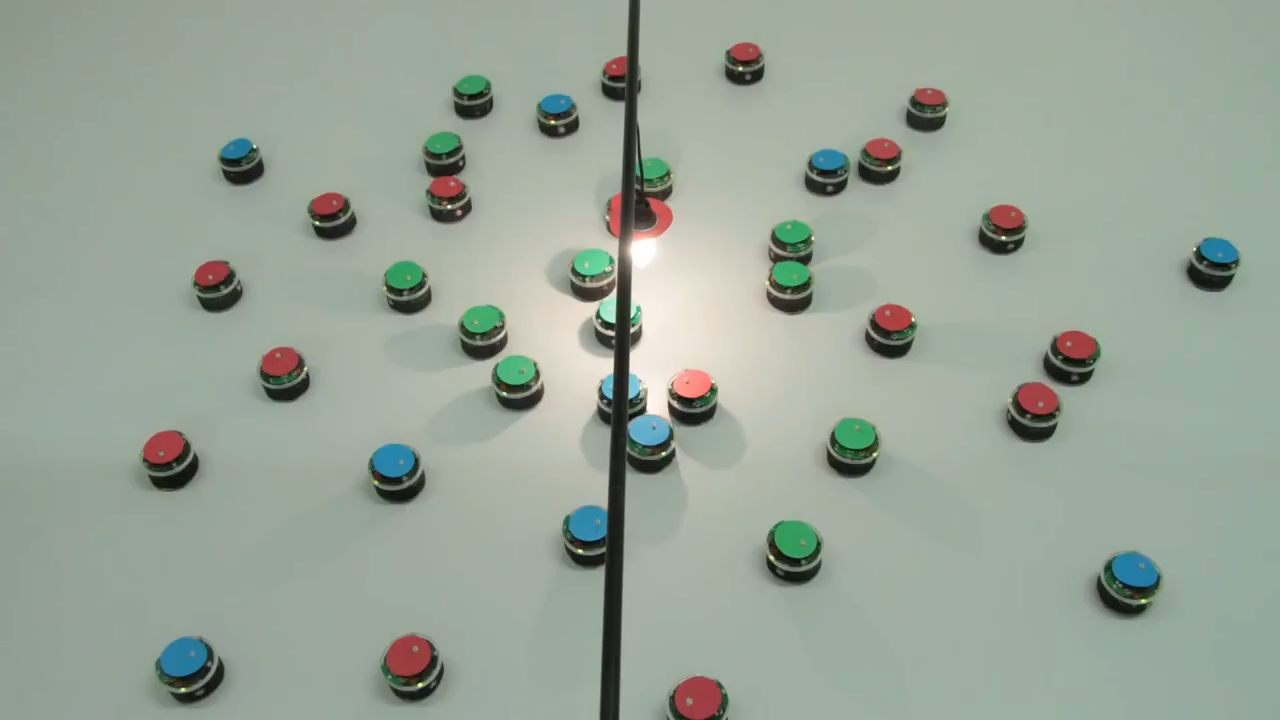
//> input picture ВодорезовГИ/lab 4/lab4Pictures/Robots/1.jpg, 1280 x 720 px, given in place of 1.bmp, which was not available
$ ./cv_lab_2   (built with g++ and OpenCV 4)
//> lines starting //> are read from the running program, lines starting //| are printed output that depends on the picture; after the words box and inside, x2 and y2 are one past the last pixel; in counts of white or black regions, pixels touching at a corner belong together; pictures that were not available may be replaced by others from this repository, and a replacement may not be noted
### ЧерновЕИ/lab_2/my_filter/closing_filter.h
#pragma once

#include <opencv2/opencv.hpp>

using namespace cv;
using namespace std;

class ClosingProcess	// Object is white
{
public:
	static const int OBJ;
	static const int BG;
	static const int CORE[9];
	static const int BORDER_WIDTH;

public:
	// 'src' without border, 'res' may be empty
	static int useClosingFilter(Mat& src, Mat& res);
	static int dilate(Mat& src, Mat& res);
	static int erode(Mat& src, Mat& res);

	// 'src' without border, 'res' may be empty
	static int borderReflect(Mat& src, Mat& res);

	// Without test of border
	static Mat cutBorder(Mat& img);
	static int cutBorder(Mat& img, Mat& res);

	// 'src' without border, 'dst' may be empty
	static int testOcvFilter(Mat& src, Mat& dst);

private:
	ClosingProcess() = default;
	~ClosingProcess() = default;

	// 'src' have border, 'res' may be empty
	static int prDilate(Mat& src, Mat& res);
	static int prErode(Mat& src, Mat& res);

	static int copyRow(int filledRow, int cleanRow, Mat & img);
	static int expandRow(int iImgRowNum, Mat& iImg, Mat& oImg);
	static void compareImg(Mat& firstImg, Mat& secondImg);
};


void pr(Mat& img);

### ЧерновЕИ/lab_2/my_filter/closing_filter.cpp
#include "closing_filter.h"

const int ClosingProcess::OBJ = 255;
const int ClosingProcess::BG = 0;
const int ClosingProcess::CORE[9] = {OBJ, OBJ, OBJ,
									BG, BG, BG,
									BG, BG, BG };
const int ClosingProcess::BORDER_WIDTH = 1;


int ClosingProcess::borderReflect(Mat& src, Mat& res)
{
	res = Mat(src.rows + (BORDER_WIDTH * 2), src.cols + (BORDER_WIDTH * 2), CV_8UC1);

	for (int row = 0; row < src.rows; row++)
	{
		expandRow(row, src, res);
	}

	for (int shift = 0; shift < BORDER_WIDTH; shift++)
	{
		int filledRow = BORDER_WIDTH + shift;
		int cleanRow = BORDER_WIDTH - 1 - shift;
		copyRow(filledRow, cleanRow, res);
	}

	for (int shift = 0; shift < BORDER_WIDTH; shift++)
	{
		int filledRow = res.rows - BORDER_WIDTH - 1 - shift;
		int cleanRow = res.rows - BORDER_WIDTH + shift;
		copyRow(filledRow, cleanRow, res);
	}
	return 0;
}

// [26 lines of commented-out code are left out]

// [112 lines left out: functions cutBorder, cutBorder, testOcvFilter, compareImg, prDilate, not called in this run]

int ClosingProcess::prErode(Mat& src, Mat& res)
{
	res = Mat(src.rows - BORDER_WIDTH * 2, src.cols - BORDER_WIDTH * 2, CV_8UC1);

	for (int row = BORDER_WIDTH; row < src.rows - BORDER_WIDTH; row++)
	{
		for (int col = BORDER_WIDTH; col < src.cols - BORDER_WIDTH; col++)
		{
			int resRow = row - BORDER_WIDTH;
			int resCol = col - BORDER_WIDTH;
			int iCore = 0;
			bool flag = false;
			for (int i = row - 1; i <= row + 1; i++)
			{
				for (int j = col - 1; j <= col + 1; j++)
				{
					if (CORE[iCore] == OBJ && src.at<uchar>(i, j) != OBJ)
					{
						res.at<uchar>(resRow, resCol) = BG;
						flag = true;
						break;
					}
					iCore++;
				}
				if (flag == true) break;
			}

			if (flag == false)
			{
				res.at<uchar>(resRow, resCol) = OBJ;
			}
		}
	}

	return 0;
}

// [16 lines left out: functions useClosingFilter, dilate, not called in this run]

int ClosingProcess::erode(Mat& src, Mat& res)
{
	Mat temp;
	src.copyTo(temp);
	borderReflect(src, temp);
	prErode(temp, res);
	return 0;
}

int ClosingProcess::copyRow(int filledRow, int cleanRow, Mat & img)
{
	for (int col = 0; col < img.cols; col++)
	{
		img.at<uchar>(cleanRow, col) = img.at<uchar>(filledRow, col);
	}
	return 0;
}

int ClosingProcess::expandRow(int iImgRowNum, Mat& iImg, Mat& oImg)
{
	int oImgRowNum = iImgRowNum + BORDER_WIDTH;

	for (int shift = 0; shift < BORDER_WIDTH; shift++)
	{
		int cleanCol = BORDER_WIDTH - 1 - shift;
		oImg.at<uchar>(oImgRowNum, cleanCol) = iImg.at<uchar>(iImgRowNum, shift);
	}

	for (int col = 0; col < iImg.cols; col++)
	{
		oImg.at<uchar>(oImgRowNum, col + BORDER_WIDTH) = iImg.at<uchar>(iImgRowNum, col);
	}

	for (int shift = 0; shift < BORDER_WIDTH; shift++)
	{
		int cleanCol = oImg.cols - 1 - shift;
		int filledCol = iImg.cols - BORDER_WIDTH + shift;
		oImg.at<uchar>(oImgRowNum, cleanCol) = iImg.at<uchar>(iImgRowNum, filledCol);
	}
	return 0;
}

// [6 lines left out: function pr, not called in this run]

### ЧерновЕИ/lab_2/cv_lab_2.cpp
#include <iostream>
#include <opencv2/opencv.hpp>

#include "my_filter/closing_filter.h"

using namespace std;
using namespace cv;

int main()
{
    //string basePath = ""
    Mat src = imread("../res/1.bmp", CV_8UC1);
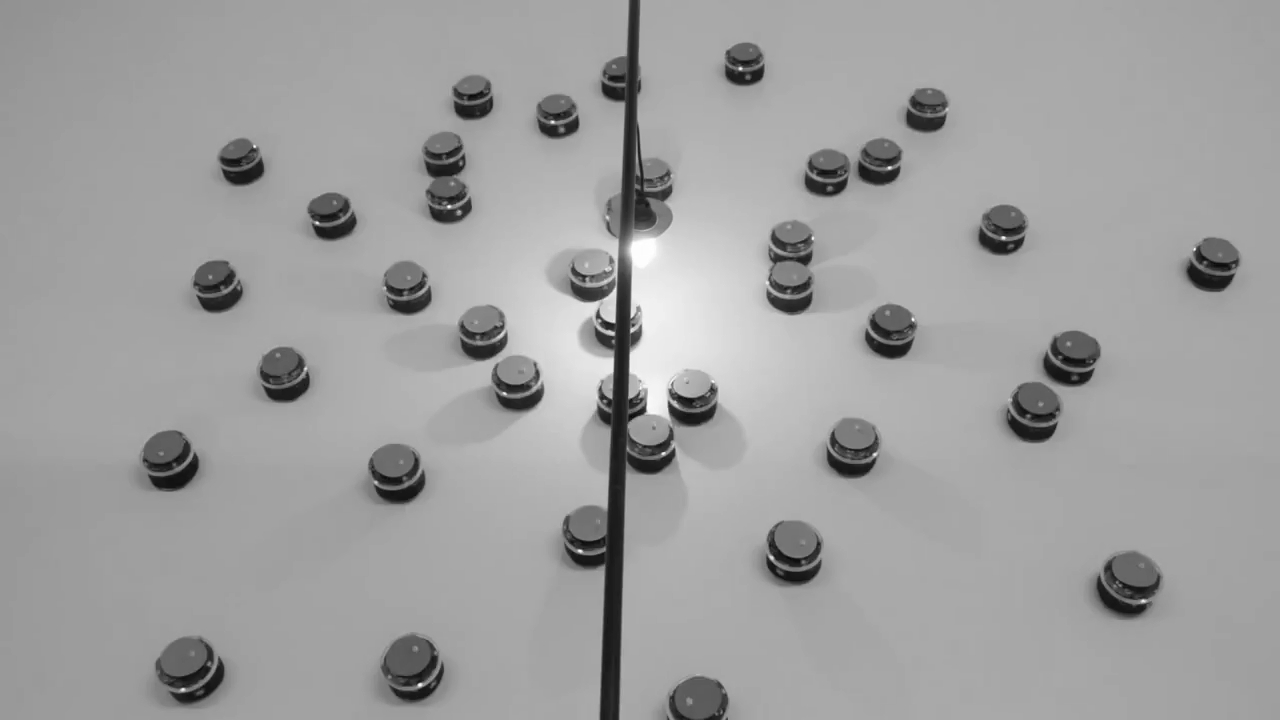
//> src: 720 rows x 1280 cols, CV_8UC1; min 4, max 255, mean 159

    namedWindow("img");
    imshow("img", src);

    Mat buff;
    src.copyTo(buff);
    uint8_t data[9] = { 255, 255, 255, 0, 0, 0, 0, 0, 0 };
    Mat kernel(3, 3, CV_8UC1, data);
    while (true)
    {
        Mat temp;
        buff.copyTo(temp);

        switch ((char)waitKey(0))
//> the 'e' key is pressed
        {
        case 'd':
            ClosingProcess::dilate(buff, temp);
            break;
        case 'e':
            ClosingProcess::erode(buff, temp);
//> the loop in borderReflect, `for (int shift = 0; shift < BORDER_WIDTH; shift++)` made 1 pass
//> pass 1, in borderReflect, `copyRow(filledRow, cleanRow, res);`:
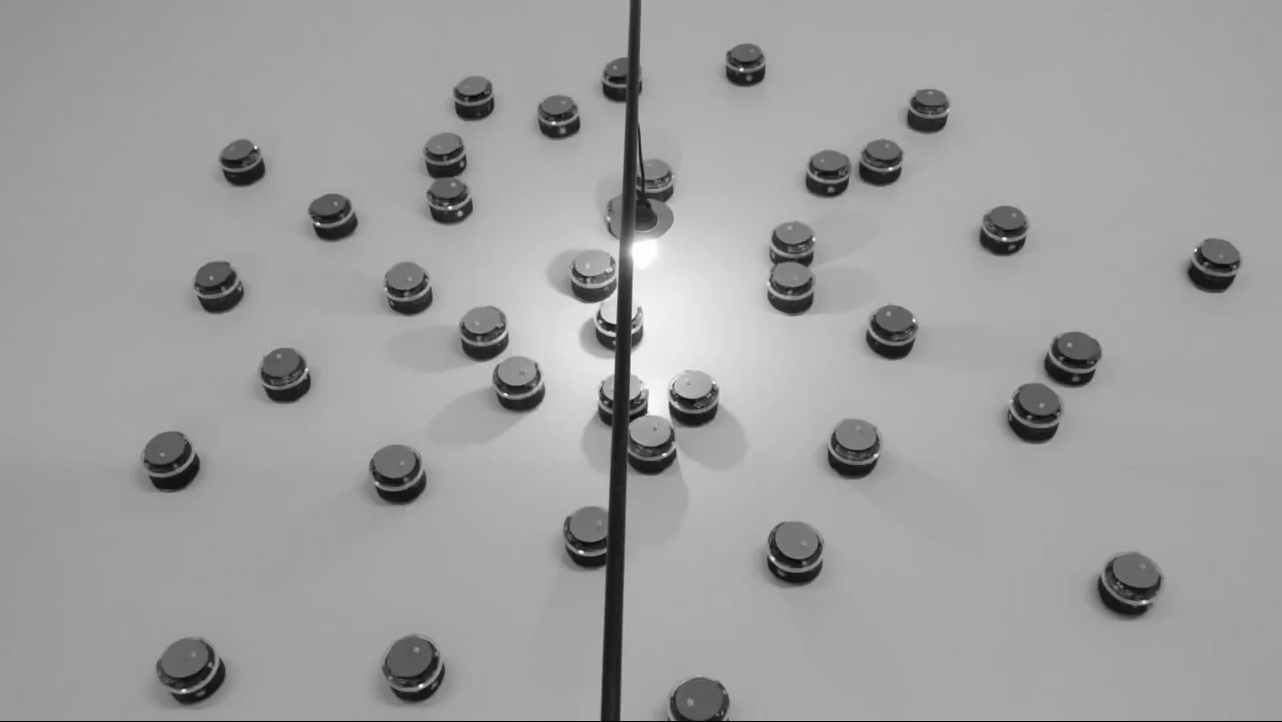
//> res: 722 rows x 1282 cols, CV_8UC1; min 0, max 255, mean 158.8
//> the loop in borderReflect, `for (int shift = 0; shift < BORDER_WIDTH; shift++)` made 1 pass
//> pass 1, in borderReflect, `copyRow(filledRow, cleanRow, res);`:
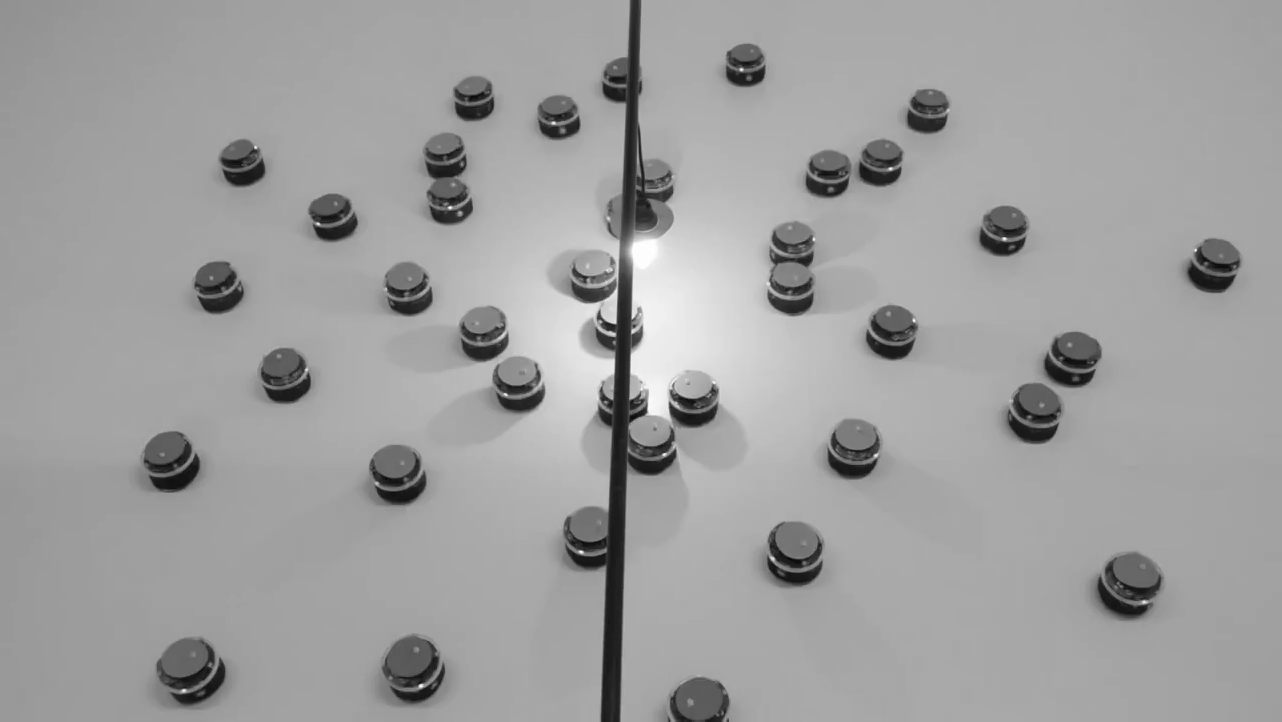
//> res: 722 rows x 1282 cols, CV_8UC1; 0.14% of pixels changed, all inside (x1, y1, x2, y2) = (0, 721, 1282, 722)
//> after the loop in prErode, `for (int row = BORDER_WIDTH; row < src.rows - BORDER_WIDTH; row++)`:
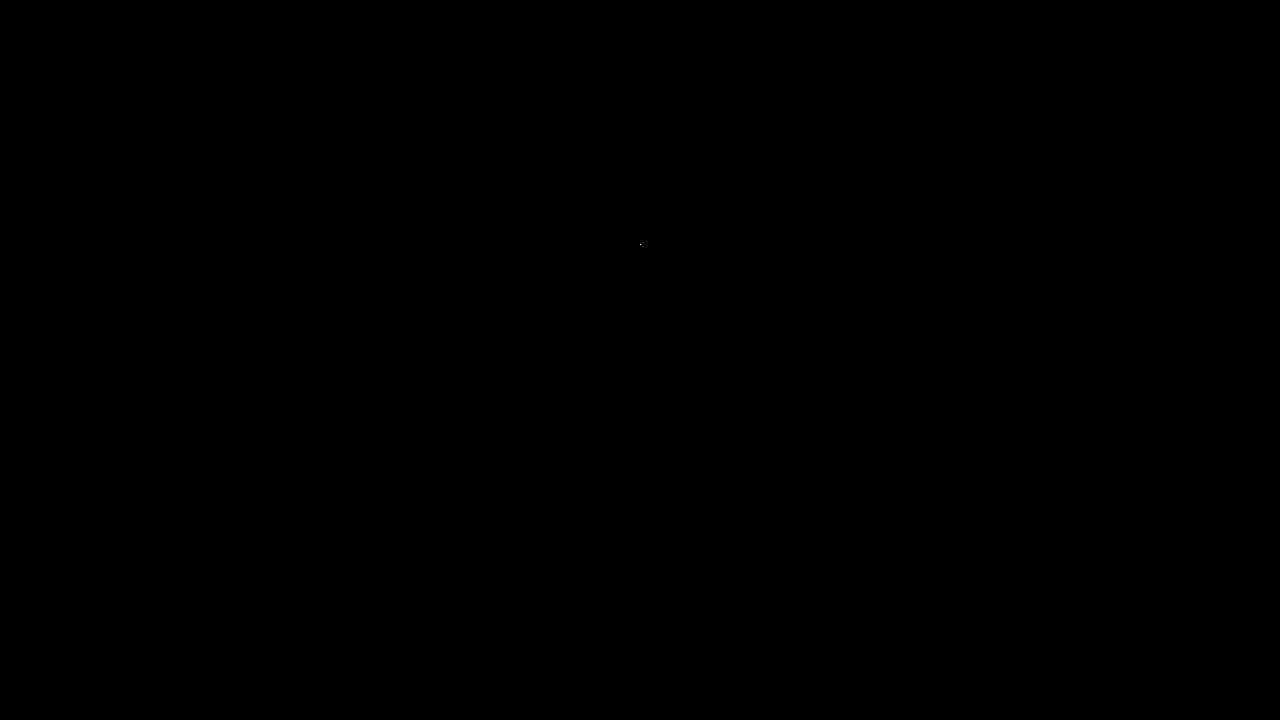
//> res: 720 rows x 1280 cols, CV_8UC1; 0% white in thin lines or dots, all inside (x1, y1, x2, y2) = (640, 244, 641, 245)
            break;
        case 'b':
            ClosingProcess::borderReflect(buff, temp);
            imshow("img", temp);
            temp = ClosingProcess::cutBorder(temp);
            waitKey(0);
            break;
        case 'f':
            ClosingProcess::useClosingFilter(buff, temp);
            break;
        case 't':
            cout << endl;
            ClosingProcess::testOcvFilter(src, temp);
            break;
        case 'u':
            morphologyEx(buff, temp, MORPH_CLOSE, kernel, Point(1, 1), 1, BORDER_REFLECT);
            break;
        case 'i':
            dilate(buff, temp, kernel, Point(1, 1), 1, BORDER_REFLECT);
            break;
        case 'o':
            erode(buff, temp, kernel, Point(1, 1), 1, BORDER_REFLECT);
            break;
        case 'r':
            src.copyTo(temp);
            break;
        case '1':
            src = imread("../res/1.bmp", CV_8UC1);
            src.copyTo(temp);
            break;
        case '2':
            src = imread("../res/2.bmp", CV_8UC1);
            src.copyTo(temp);
            break;
        case '3':
            src = imread("../res/3.bmp", CV_8UC1);
            src.copyTo(temp);
            break;
        case '4':
            src = imread("../res/4.bmp", CV_8UC1);
            src.copyTo(temp);
            break;
        case (char)27:  // Key Esc
            return 0;
//> (the program exits here)
